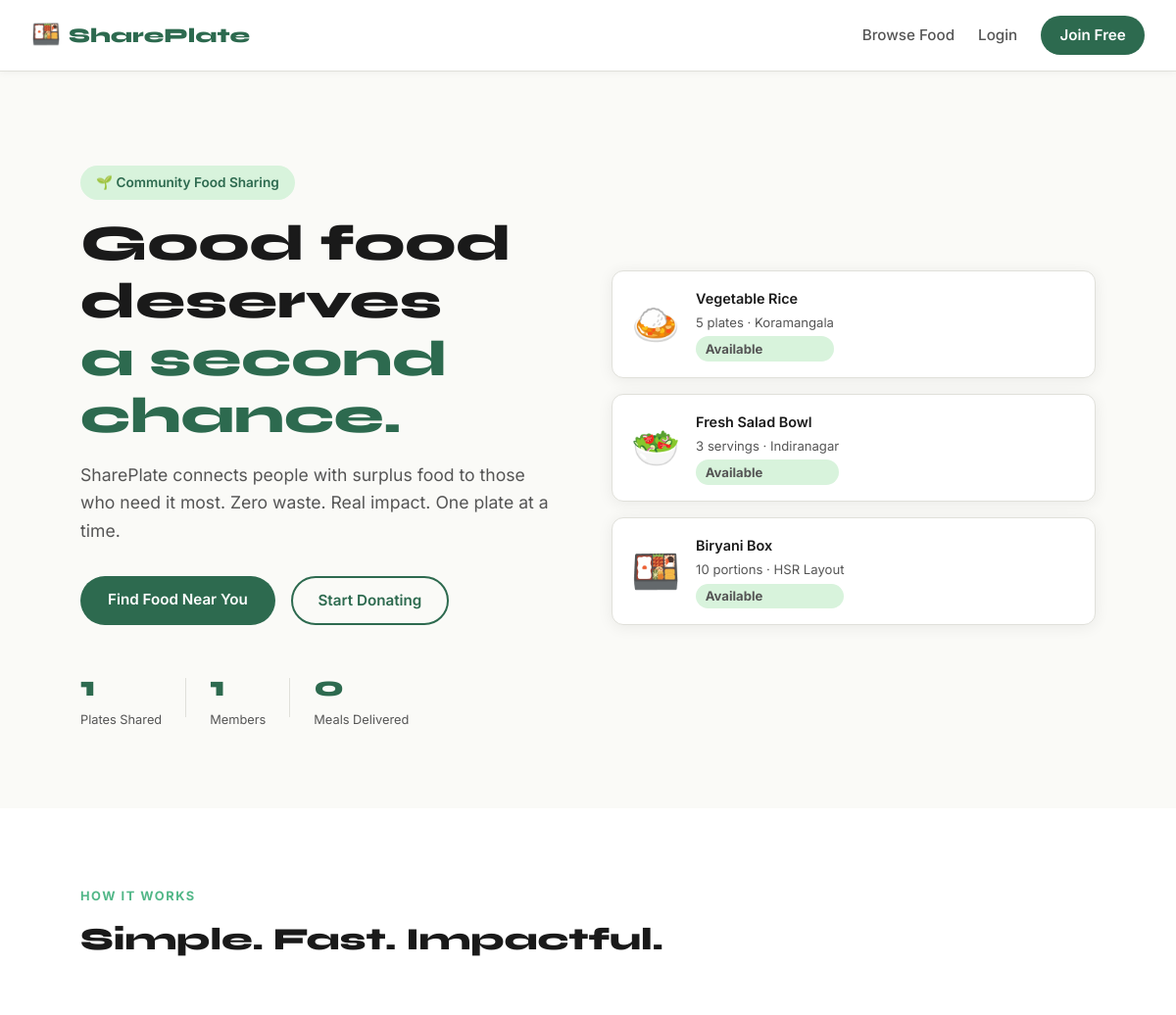
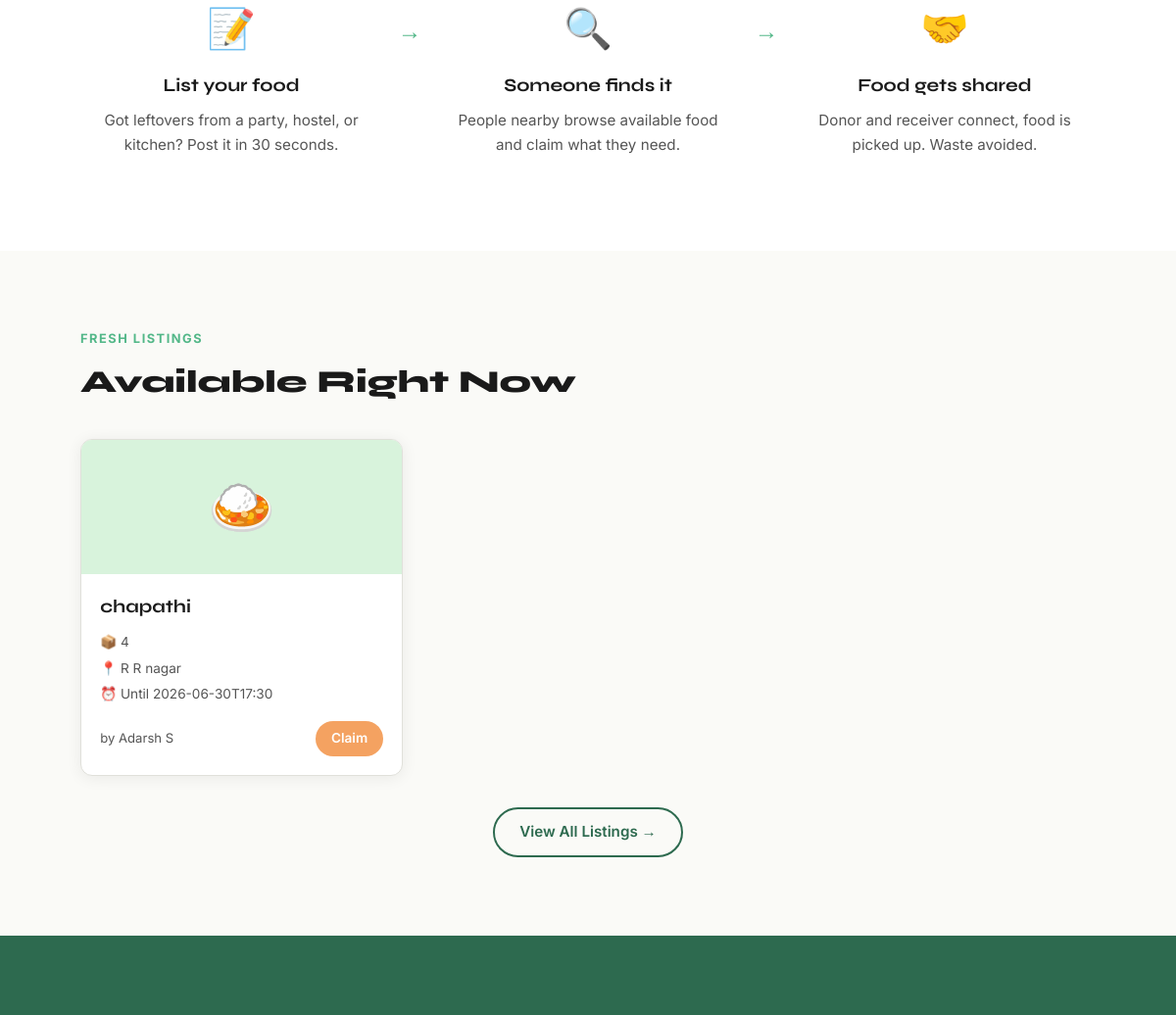
Before: / (upper part) with the older database file (2 pictures, top to bottom).
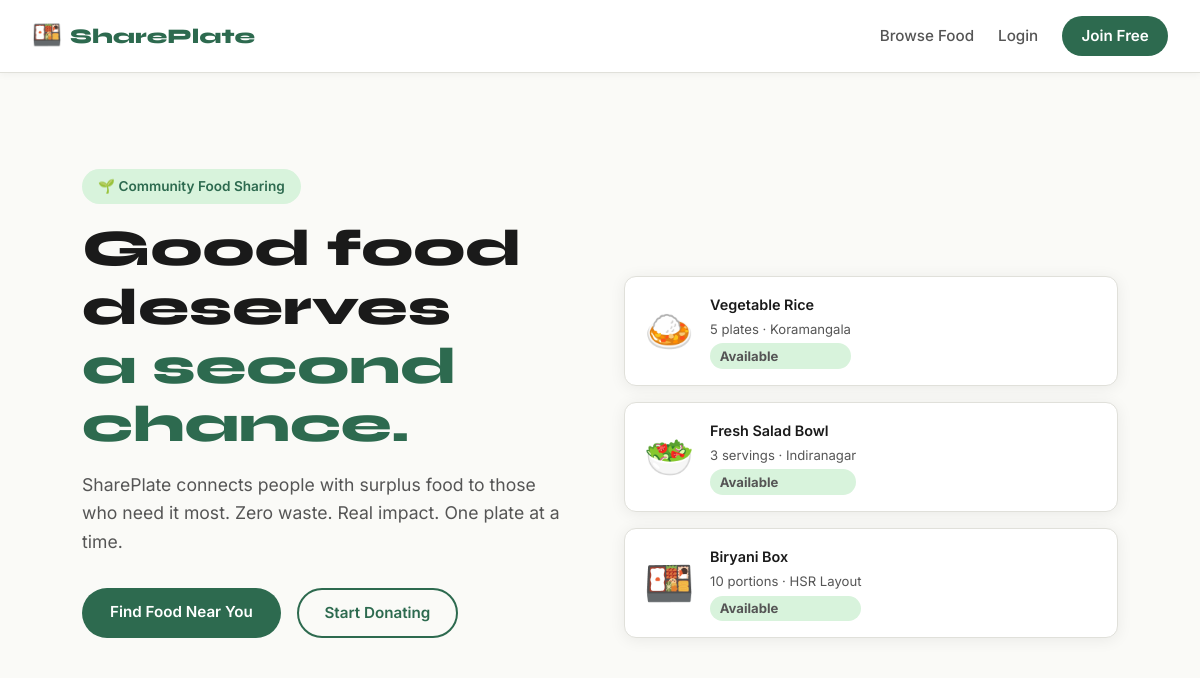
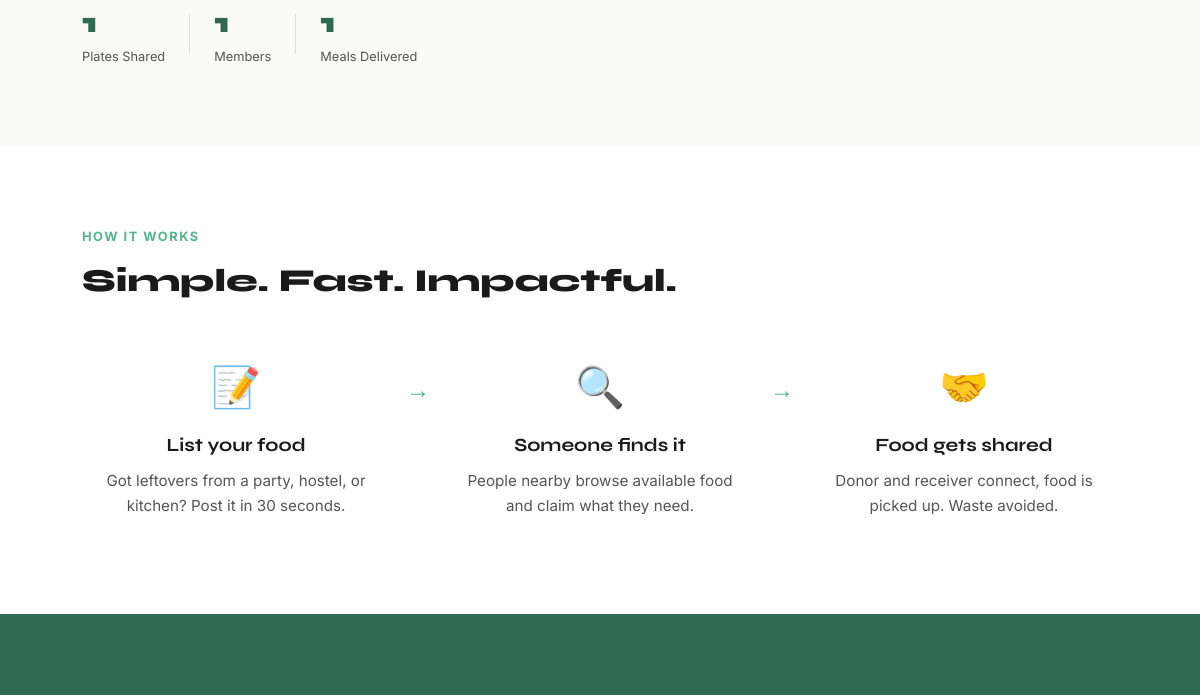
After: the same page with the newer database file (2 pictures, top to bottom).
### tables this page shows
CREATE TABLE food (
        id INTEGER PRIMARY KEY AUTOINCREMENT,
        food_name TEXT NOT NULL,
        category TEXT,
        quantity TEXT NOT NULL,
        location TEXT NOT NULL,
        expiry TEXT NOT NULL,
        contact TEXT,
        notes TEXT,
        status TEXT DEFAULT 'available',
        donor_id INTEGER,
        image_url TEXT,
        created_at TEXT DEFAULT CURRENT_TIMESTAMP,
        FOREIGN KEY (donor_id) REFERENCES users(id)
    );

CREATE TABLE users (
        id INTEGER PRIMARY KEY AUTOINCREMENT,
        name TEXT NOT NULL,
        email TEXT UNIQUE NOT NULL,
        password TEXT NOT NULL,
        location TEXT,
        role TEXT DEFAULT 'both',
        created_at TEXT DEFAULT CURRENT_TIMESTAMP
    , bio TEXT DEFAULT '', phone TEXT DEFAULT '', security_answer TEXT DEFAULT '');

### app.py (the view)
@app.route('/')
def index():
    conn = get_db()
    foods = conn.execute(
        '''SELECT f.*, u.name as donor_name
           FROM food f JOIN users u ON f.donor_id = u.id
           WHERE f.status = "available"
           ORDER BY f.created_at DESC LIMIT 6'''
    ).fetchall()
    stats = {
        'total_food': conn.execute("SELECT COUNT(*) FROM food").fetchone()[0],
        'total_users': conn.execute("SELECT COUNT(*) FROM users").fetchone()[0],
        'completed': conn.execute("SELECT COUNT(*) FROM food WHERE status='completed'").fetchone()[0],
    }
    conn.close()
    return render_template('index.html', foods=foods, stats=stats)

### app.py (called while the page is built)
def get_db():
    conn = sqlite3.connect(DB_PATH)
    conn.row_factory = sqlite3.Row
    return conn

### templates/index.html (shortened to what the changed rows need)
{% extends "base.html" %}
{% block content %}
<section class="hero">
  <div class="hero-inner">
    <h1 class="hero-title">Good food deserves<br/><span class="accent">a second chance.</span></h1>
    <div class="hero-stats">
      <div class="stat"><span class="stat-num">{{ stats.completed }}</span><span class="stat-label">Meals Delivered</span></div>
    </div>
  </div>
</section>
<section class="how-it-works">
  <div class="section-inner">
    <h2 class="section-title">Simple. Fast. Impactful.</h2>
  </div>
</section>
{% if foods %}
<section class="recent-section">
  <div class="section-inner">
    <div class="section-label">Fresh Listings</div>
    <h2 class="section-title">Available Right Now</h2>
    <div class="food-grid">
      {% for food in foods %}
      <div class="food-card">
        <div class="food-card-emoji">
          {% if food.category == 'Cooked Meal' %}🍛
          {% elif food.category == 'Snacks' %}🍿
          {% elif food.category == 'Fruits & Vegetables' %}🥦
          {% elif food.category == 'Bakery' %}🍞
          {% elif food.category == 'Beverages' %}🧃
          {% else %}🍱{% endif %}
        </div>
        <div class="food-card-body">
          <h3>{{ food.food_name }}</h3>
          <div class="food-meta">
            <span>📦 {{ food.quantity }}</span>
            <span>📍 {{ food.location }}</span>
            <span>⏰ Until {{ food.expiry }}</span>
          </div>
          <div class="food-card-footer">
            <span class="donor-name">by {{ food.donor_name }}</span>
            {% if session.user_id %}
            <form method="post" action="{{ url_for('claim_food', food_id=food.id) }}" style="display:inline">
              <button class="btn-claim">Claim</button>
            </form>
            {% else %}
            <a href="{{ url_for('login') }}" class="btn-claim">Claim</a>
            {% endif %}
          </div>
        </div>
      </div>
      {% endfor %}
    </div>
    <div class="view-all">
      <a href="{{ url_for('available') }}" class="btn-outline">View All Listings →</a>
    </div>
  </div>
</section>
{% endif %}
{% endblock %}

Changed rows visible on the page:
no longer on this page (row edited): food: food_name "chapathi", quantity "4", location "R R nagar", expiry "2026-06-30T17:30", donor_name "Adarsh S"
Other visible differences:
{{ stats.completed }}: "0" → "1"
text no longer shown: "FRESH LISTINGS Available Right Now View All Listings →"
